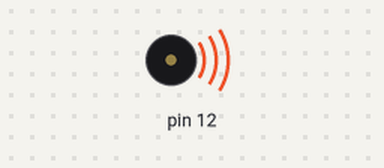
Bench run of a sketch on a simulated Arduino Uno, built with avr-gcc and run on an emulated ATmega328P. Shown: buzzer (waves = sounding).

Above: at 0.05 s.
Timing chart, 0 to 3.0 s (numbered marks = the images above):
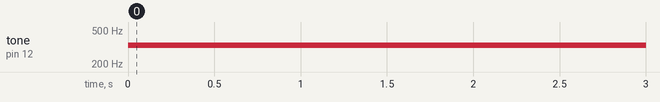

The sketch:

1015_2.ino
```cpp
void setup() {
}
//비행기 연주...
void loop() {
  tone(12,330,1500);  //미
  tone(12,294,1000);  //레
  tone(12,261,1000);  //도
  tone(12,294,1000);  //레
  tone(12,330,1000);  //미
  tone(12,330,1000);  //미
  tone(12,330,1000);  //미
  delay(1000);
}
```

Measured:
- by itself, tone on pin 12: silent → 330 Hz at 0.00 s
